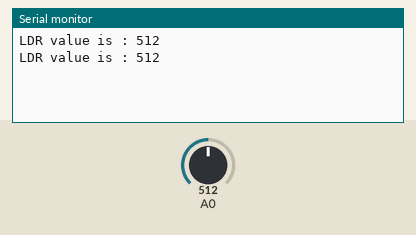
This sketch was run on a simulated Arduino Uno, built with avr-gcc and run on an emulated ATmega328P. Shown: the last lines printed to the serial monitor. The test bench sets the inputs (shaded band); at power-on: A0 = 512.

Above: at 1.8 s.
1.9 s: A0 set to 716
At 2.8 s:
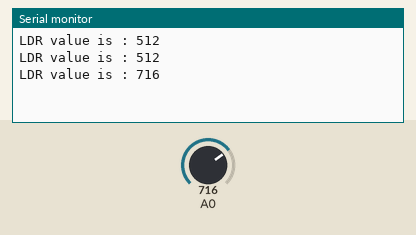
3.4 s: A0 set to 900
At 4.8 s:
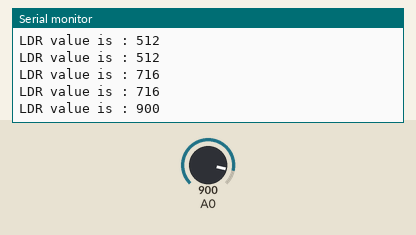
Timing chart, 0 to 6.4 s (numbered marks = the images above; inputs shaded):
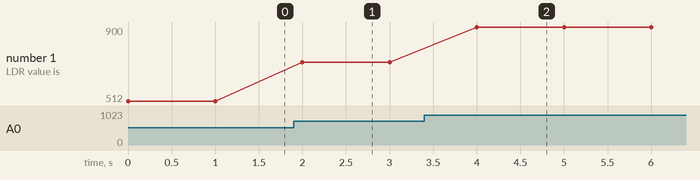

The sketch:

Analog_Light_Dependent_Resistor_Test_Program.ino
```cpp
//Program : Reading LDR values

//Global Variables
int analogPin = 0;//A0;
//#define analogPin A0
//Variable for storing the LDR Values
int valueLDR;

void setup() {
  // put your setup code here, to run once:
  //initialise the serial baud rate
  Serial.begin(9600);
  //initialising the LDR pin
  pinMode(A0, INPUT);
}

void loop() {
  // put your main code here, to run repeatedly:
  //Read analog value
  valueLDR = analogRead(A0);
  //Send value to serial port
  Serial.print("LDR value is : ");
  Serial.println(valueLDR);
  //delay
  delay(1000);
}
```

Measured:
- after the input at 1.9 s, the serial monitor: prints a new line after 0.10 s (image 1)
- after the input at 3.4 s, the serial monitor: prints a new line after 0.60 s (image 2)
- plotted number 1: 512 → 716 after the input at 1.9 s, 716 → 900 after the input at 3.4 s
